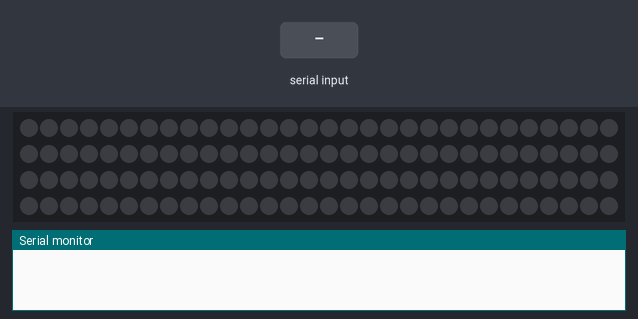
A sketch run on a simulated Arduino Uno, built with avr-gcc and run on an emulated ATmega328P. On the bench: 120 RGB LEDs in strip order, left to right, continuing on the next row, the last lines printed to the serial monitor. Inputs (shaded band) come from the test bench. Dim RGB values are drawn brighter than linear.

Above: at 1.2 s.
1.3 s: "E90\n" received over Serial
At 2.71 s:
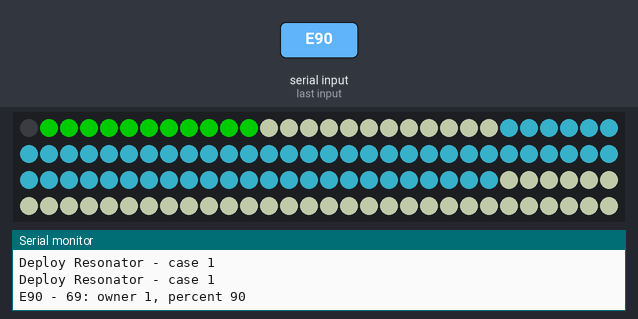
3.8 s: "v1\n" received over Serial
At 5.39 s:
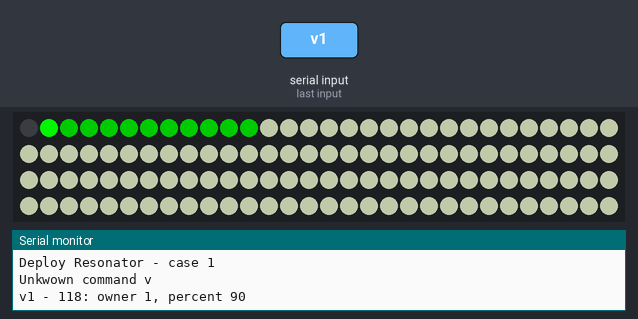
6.7 s: "0\n" received over Serial
At 7.08 s:
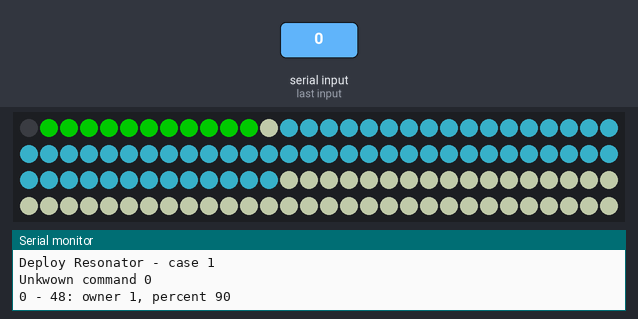
8.3 s: "*\n" received over Serial
At 9.47 s:
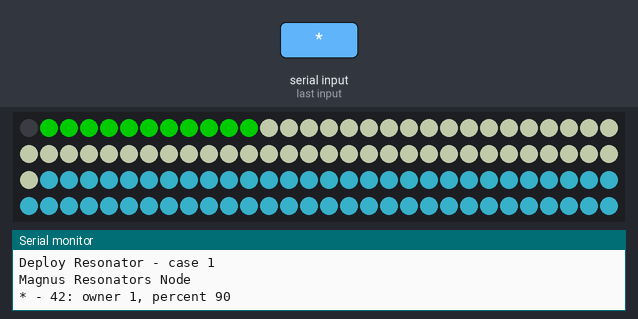
10.0 s: "90\n" received over Serial
At 10.17 s:
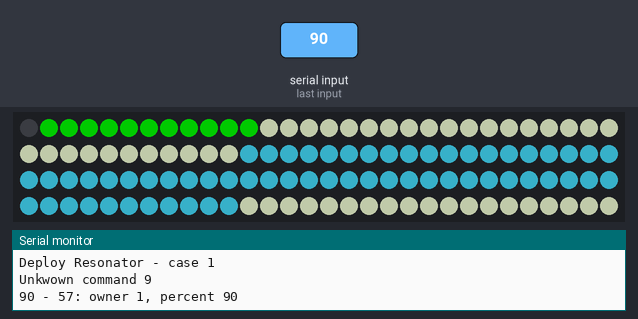
13.0 s: "n\n" received over Serial
At 14.1 s:
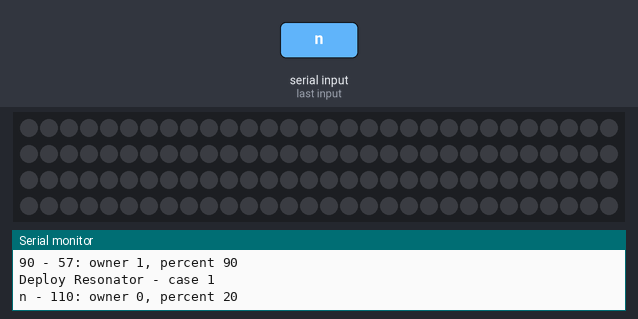
Timing chart, 0 to 15.5 s (numbered marks = the images above; inputs shaded):
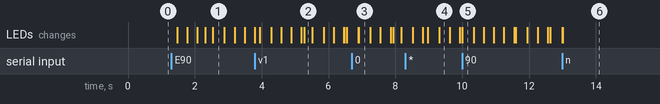

The sketch:

MagnusResonators.ino
```cpp
#include <Adafruit_NeoPixel.h>
#include <stdlib.h>
#include <string.h>
#include "animation.hpp"
#include "circbuff.hpp"

// first communication pin for neo pixel string
const unsigned int BASE_PIN = 2;

const unsigned int NUM_STRINGS = 8;

const uint16_t LEDS_PER_STRAND = 120; // 120
const bool RGBW_SUPPORT = false; // true
const unsigned int QUEUE_SIZE = 3;

// Mask to clear 'upper case' ASCII bit
const char CASE_MASK = ~0x20;

const unsigned long LED_UPDATE_PERIOD = 5; // in ms. Time between drawing a frame on _any_ LED strip.

//const long BAUD_RATE = 115200;
const long BAUD_RATE = 9600;

// Command format:
// Fnnnnnnnnp12345678mmmm\n
// F = faction: EeRrNn. Capitalized on state change; lowercase if same as before
// n = resonator level
// p = portal health percentage
// 1-8 = resonator health percentage
// m = mod status
//
// percentage health encoded as single character. Space (' ') is 0%, and then each ASCII character
// above it is 2% greater, up to 'R' for 100%
//
// Mods:
// ' ' - No mod present in this slot
// '0' - FA Force Amp
// '1' - HS-C Heat Shield, Common
// '2' - HS-R Heat Shield, Rare
// '3' - HS-VR Heat Shield, Very Rare
// '4' - LA-R Link Amplifier, Rare
// '5' - LA-VR Link Amplifier, Very Rare
// '6' - SBUL SoftBank Ultra Link
// '7' - MH-C MultiHack, Common
// '8' - MH-R MultiHack, Rare
// '9' - MH-VR MultiHack, Very Rare
// 'A' - PS-C Portal Shield, Common
// 'B' - PS-R Portal Shield, Rare
// 'C' - PS-VR Portal Sheild, Very Rare
// 'D' - AXA AXS Shield
// 'E' - T Turret

const unsigned int COMMAND_LENGTH = 22;
const unsigned int PORTAL_STRENGTH_INDEX = 9;

enum Direction { NORTH = 0, NORTHEAST, EAST, SOUTHEAST, SOUTH, SOUTHWEST, WEST, NORTHWEST };
//enum Ownership {  neutral = 0, enlightened, resistance };
static int16_t resonatorLevel[8] = { 0,0,0,0,0,0,0,0 };
static int16_t newResonatorLevel[8] = { 0,0,0,0,0,0,0,0 };
enum SerialStatus { IDLE, IN_PROGRESS, COMMAND_COMPLETE };

// Static animation implementations singleton
Animations animations;

typedef CircularBuffer<Animation *, QUEUE_SIZE> QueueType;

AnimationState states[NUM_STRINGS][QUEUE_SIZE];
QueueType animationQueues[NUM_STRINGS];

// Parameter 1 = number of pixels in strip
// Parameter 2 = Arduino pin number (most are valid)
// Parameter 3 = pixel type flags, add together as needed:
//   NEO_KHZ800  800 KHz bitstream (most NeoPixel products w/WS2812 LEDs)
//   NEO_KHZ400  400 KHz (classic 'v1' (not v2) FLORA pixels, WS2811 drivers)
//   NEO_GRB     Pixels are wired for GRB bitstream (most NeoPixel products)
//   NEO_RGB     Pixels are wired for RGB bitstream (v1 FLORA pixels, not v2)
//   NEO_RGBW    Pixels are wired for RGBW bitstream (NeoPixel RGBW products)
//Adafruit_NeoPixel strip = Adafruit_NeoPixel(120, BASE_PIN, NEO_RGBW + NEO_KHZ800);
Adafruit_NeoPixel strip = Adafruit_NeoPixel(LEDS_PER_STRAND, BASE_PIN, (RGBW_SUPPORT ? NEO_GRBW : NEO_GRB) + NEO_KHZ800);


// Serial I/O
const int ioSize = 64;
char command[32];
int8_t in_index = 0;

unsigned long nextUpdate;

void start_serial(void)
{
  in_index = 0;
  Serial.begin(BAUD_RATE);
}

SerialStatus collect_serial(void)
{
    SerialStatus status = in_index == 0 ? IDLE : IN_PROGRESS;
    int avail = Serial.available();
    while (Serial.available() > 0)
    {
        int8_t ch = Serial.read();
        if ( ch == '\n' )
        {
            command[in_index] = 0; // terminate
            if ( in_index > 0 )
            {
                in_index = 0;
                return COMMAND_COMPLETE;
            }
        }
        else if (ch != '\r' && ch != '.') // ignore CR
        {
            command[in_index] = ch;
            if ( in_index < (sizeof(command)/sizeof(command[0])) - 2 ) {
                in_index++;
            }
        }
    }
    return status;
}

uint8_t getPercent(const char *buffer)
{
  unsigned long inVal = strtoul(buffer, NULL, 10);
  return uint8_t( constrain(inVal, 0, 100) );
}

unsigned int decodePercent(const char encoded) {
    return (encoded - ' ') * 2;
}

uint8_t dir;
uint8_t percent;
Ownership owner;    // 0=neutral, 1=enl, 2=res


// the setup function runs once when you press reset or power the board
void setup()
{
  start_serial();
  strip.begin();
  uint8_t i;
  for ( i = 0; i < NUM_STRINGS; i++)
  {
    strip.setPin(i + BASE_PIN);
    strip.show(); // Initialize all pixels to 'off'
  }

  dir = 0;
  //owner = neutral;
  owner = initial;
  percent = 0;
  nextUpdate = millis();
}

// the loop function runs over and over again forever
void loop()
{
    uint16_t i, val;
    unsigned long now = millis();

    SerialStatus status = collect_serial();
    if (status == COMMAND_COMPLETE)
    {
        // we have valid buffer of serial input
        char cmd = command[0];

        for (int i = 0; i < 8; i++) {
          int level = command[i+1];
          if ((resonatorLevel[i] == 0) and (level != '0')) {
            Serial.println("Deploy Resonator - case 1");
          }
          if ((resonatorLevel[i] !=0) and (level == '0')) {
            Serial.println("Destroy Resonator - case 2");
          }

          newResonatorLevel[i] = level - '0';
        }

        switch (cmd) {
            Color c;
            case '*':
                Serial.println("Magnus Resonators Node");
                break;
            case 'E':
            case 'R':
            case 'e':
            case 'r':
                owner = (cmd & CASE_MASK) == 'E' ? enlightened : resistance;
                percent = getPercent(&command[1]);
                uint8_t red, green, blue, white;
                c = ToColor(0x00,
                        owner == enlightened ? 0xff : 0x00,
                        owner == resistance ? 0xff : 0x00,
                        0x00);
                for (int i = 0; i < NUM_STRINGS; i++) {
                    if (resonatorLevel[i] != newResonatorLevel[i]) {
                        resonatorLevel[i] = newResonatorLevel[i];
                        QueueType& animationQueue = animationQueues[i];
                        animationQueue.setTo(&animations.movingPulse);
                        unsigned int stateIdx = animationQueue.lastIdx();
                        double initialPhase = ((double) i) / NUM_STRINGS;
                        animations.movingPulse.init(now, states[i][stateIdx], strip, resonatorLevel[i], owner); //, initialPhase);
                    }
                }
                break;

            case 'N':
            case 'n':
                owner = neutral;
                percent = 20;
                /*
                if (RGBW_SUPPORT) {
                    c = ToColor(0x00, 0x00, 0x00, 0xff);
                } else {
                    c = ToColor(0xff, 0xff, 0xff);
                }
                */
                c = ToColor(0x00);
                for (int i = 0; i < NUM_STRINGS; i++) {
                    QueueType& animationQueue = animationQueues[i];
                    /*
                    animationQueue.setTo(&animations.redFlash);
                    unsigned int stateIdx = animationQueue.lastIdx();
                    animations.redFlash.init(now, states[i][stateIdx], strip, RGBW_SUPPORT);
                    animationQueue.add(&animations.solid);
                    */

                    animationQueue.setTo(&animations.solid);
                    unsigned int stateIdx = animationQueue.lastIdx();
                    animations.solid.init(now, states[i][stateIdx], strip, c);
                }
                break;

                /*
                owner = neutral;
                percent = 20;
                if (RGBW_SUPPORT) {
                    c = ToColor(0x00, 0x00, 0x00, 0xff);
                } else {
                    c = ToColor(0xff, 0xff, 0xff);
                }
                for (int i = 0; i < NUM_STRINGS; i++) {
                    QueueType& animationQueue = animationQueues[i];
                    animationQueue.setTo(&animations.movingPulse);
                    unsigned int stateIdx = animationQueue.lastIdx();
                    double initialPhase = ((double) i) / NUM_STRINGS;
                    animations.movingPulse.init(now, states[i][stateIdx], strip, resonatorLevel[i], owner); //, initialPhase);
                }
                break;
                */

            default:
                Serial.print("Unkwown command "); Serial.println(cmd);
                break;
        }
        Serial.print((char *)command); Serial.print(" - ");Serial.print(command[0],DEC);Serial.print(": ");
        Serial.print("owner "); Serial.print(owner,DEC); Serial.print(", percent "); Serial.println(percent,DEC);
    }

    // If we're in the process of getting a serial command, don't service the LEDs: this process disables interrupts,
    // which can cause us to miss characters
    if (status == IDLE && now >= nextUpdate) {
        nextUpdate = now + LED_UPDATE_PERIOD;

        strip.setPin(dir + BASE_PIN);  // pick the string

        QueueType& animationQueue = animationQueues[dir];
        unsigned int queueSize = animationQueue.size();
        if (queueSize > 1) {
            if (animationQueue.peek()->done(now, states[dir][animationQueue.currIdx()])) {
                animationQueue.remove();
                queueSize--;
                animationQueue.peek()->start(now, states[dir][animationQueue.currIdx()]);
            }
        }
        if (queueSize > 0) {
            //strip.setBrightness(255);
            strip.setBrightness((uint8_t)((uint16_t)(255*(percent/100.0))));
            //pCurrAnimation->doFrame(states[0], strip);
            animationQueue.peek()->doFrame(now, states[dir][animationQueue.currIdx()], strip);
        }

        // Update one strand each time through the loop
        dir = (dir + 1) % NUM_STRINGS;
    }
}
```

circbuff.hpp
```cpp
// A simple circular buffer/queue structure
template <typename T, unsigned int BuffSize>
class CircularBuffer {
    public:
        CircularBuffer() : head(0), tail(0) {}
        void add(const T& t) {
            buf[head] = t;
            lastIdx_ = head;
            inc(head);
        }

        void remove() {
            if (head != tail) {
                inc(tail);
            }
        }

        T& peek() {
            return buf[tail];
        }

        // The index of the entry returned by 'peek'
        unsigned int currIdx() const { return tail; }

        // The index of the last entry added to the queue
        unsigned int lastIdx() const { return lastIdx_; }

        unsigned int size() {
            if (head >= tail) {
                return head - tail;
            } else {
                return head + BuffSize - tail;
            }
        }

        bool empty() {
            return head == tail;
        }

        void clear() {
            tail = head;
        }

        void setTo(const T& t) {
            clear();
            add(t);
        }

    private:
        void inc(unsigned int& x) {
            x++;
            if (x >= BuffSize) {
                x = 0;
            }
        }

        T buf[BuffSize];
        unsigned int head, tail, lastIdx_;
};
```

Source omitted: animation.hpp (14284 bytes)

Measured:
- after the input at 1.3 s, the LEDs: first change after 0.17 s (image 1 shows a later state)
- after the input at 13.0 s, the LEDs: change at once (image 6)
